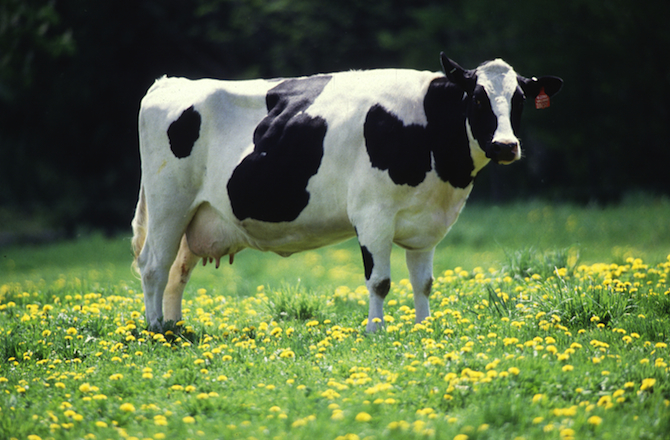
#> input picture animals-08.jpg, 670 x 440 px
$ python SeamCarver.py animals-08.jpg   (Python 2 division)
#> lines starting #> are read from the running program, lines starting #| are printed output that depends on the picture
from PIL import Image
import numpy as np
import sys
import time

#USE_OPENCL = False #serial computation
USE_OPENCL = True #GPU parallel computation

if USE_OPENCL: import pyopencl as cl

#helper function to find the mimimum value & index from the input list
# [10 lines left out: function get_min, not called in this run]

class SeamCarver:
   def __init__(self, img): #assume the image is RGB mode
      self.reset(img)
      if USE_OPENCL: self.initOpenCL()

   def initOpenCL(self):
      platforms = cl.get_platforms()
      gpus = platforms[0].get_devices(device_type=cl.device_type.GPU)
      self.max_work_group_size = gpus[0].max_work_group_size
      self.cl_ctx = cl.Context(devices=[gpus[0],])
      self.cl_queue = cl.CommandQueue(self.cl_ctx)
      print("using GPU from platform %s, device %s, max work group size %d" % (platforms[0], gpus[0], self.max_work_group_size))
      self.cl_prog = self.loadCLProgramFromFile('kernels.cl')
      print("successfully build OpenCL kernels")

   # [5 lines left out: function loadCLProgramFromFile, not called in this run]

   def reset(self, img):
      self.img = img
      self.width, self.height = self.img.size
      self.img_ar = np.array(self.img, np.uint32)
      self.r_img, self.g_img, self.b_img = self.img.split()

      #numpy array used by OpenCL:
      self.r_ar = np.array(self.r_img, dtype=np.uint32)
      self.g_ar = np.array(self.g_img, dtype=np.uint32)
      self.b_ar = np.array(self.b_img, dtype=np.uint32)

      #image array used by regular access:
      self.r = self.r_img.load()
      self.g = self.g_img.load()
      self.b = self.b_img.load()

   #return the dual gradient energy at given pixel
   # [27 lines left out: functions getDualGradientEnergy, getEnergyMap, not called in this run]

   #compute the energy map using OpenCL
   def getEnergyMapWithCL(self):
      energy = np.zeros((self.height, self.width), dtype=np.uint32)
      mf = cl.mem_flags
      in_r = cl.Buffer(self.cl_ctx, mf.READ_ONLY|mf.USE_HOST_PTR, hostbuf=self.r_ar)
      in_g = cl.Buffer(self.cl_ctx, mf.READ_ONLY|mf.USE_HOST_PTR, hostbuf=self.g_ar)
      in_b = cl.Buffer(self.cl_ctx, mf.READ_ONLY|mf.USE_HOST_PTR, hostbuf=self.b_ar)
      res = cl.Buffer(self.cl_ctx, mf.WRITE_ONLY, energy.nbytes)
      self.cl_prog.dualGradientEnergy(self.cl_queue, energy.shape, None, in_r, in_g, in_b, res)
      cl.enqueue_copy(self.cl_queue, energy, res)
      return energy

   #return a length of height array of the pixel x-index of the vertical seam
   # [28 lines left out: function findVerticalSeam, not called in this run]

   #find the vertical seam using OpenCL
   def findVerticalSeamWithOpenCL(self):
      before = time.time()
      energy_map_ar = self.getEnergyMapWithCL()
      after = time.time()
      #print("findVerticalSeamWithOpenCL: Take %.6f seconds to build energy map" % (after-before,))

      cumulated_energy = np.zeros(energy_map_ar.shape, dtype=np.uint32)
      paths = np.zeros(energy_map_ar.shape, dtype=np.uint32)

      mf = cl.mem_flags
      in_energy = cl.Buffer(self.cl_ctx, mf.READ_ONLY|mf.USE_HOST_PTR, hostbuf=energy_map_ar)
      res_cumulated = cl.Buffer(self.cl_ctx, mf.READ_WRITE, energy_map_ar.nbytes)
      res_paths = cl.Buffer(self.cl_ctx, mf.WRITE_ONLY, energy_map_ar.nbytes)
      for h in range(0, self.height):
         self.cl_prog.cumulateEnergyAndPath(self.cl_queue, (1, self.width), None, np.uint32(h), in_energy, res_cumulated, res_paths, global_offset=(h,0))
      cl.enqueue_copy(self.cl_queue, cumulated_energy, res_cumulated)
      cl.enqueue_copy(self.cl_queue, paths, res_paths)
      (m, bottom_x) = get_min(cumulated_energy[self.height-1])
      return self.findVerticalSeamFromBottomX(paths, bottom_x)

   #from the paths array, return the vertical seam based on the given bottom x
   # [28 lines left out: functions findVerticalSeamFromBottomX, removeVerticalSeam, removeVerticalSeamWithOpenCL, not called in this run]

   #save the img to a JPEG file
   def dumpImg(self, name):
      self.img.save(name, "JPEG")


#---------------- Main ---------------
def usage(prog):
   print("Usage: python %s <jpeg>" % prog)
   sys.exit(-1);

def main(argv):
   if len(argv) != 2: usage(argv[0])
   img = Image.open(argv[1])
#> img is the input picture: PIL image 670x440 RGB; mean R, G, B 89.6, 106.9, 67
   w,h = img.size
#> w = 670; h = 440
   new_w = w/2
#> new_w = 335

   #regular resizing
   img.resize((new_w, h), Image.BILINEAR).save("bilinear_resize_%dx%d.jpg" % (new_w, h), "JPEG")
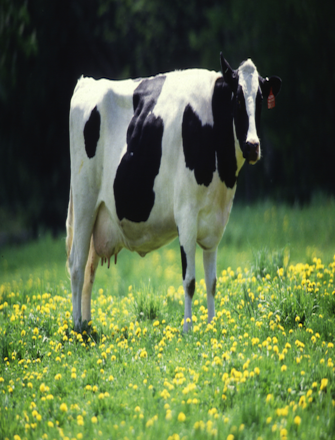
#> saved as bilinear_resize_335x440.jpg: PIL image 335x440 RGB; mean R, G, B 89.7, 106.9, 67.1

   #seam carving resizing
   carver = SeamCarver(img)
#> in reset, `self.r_img, self.g_img, self.b_img = self.img.split()`:
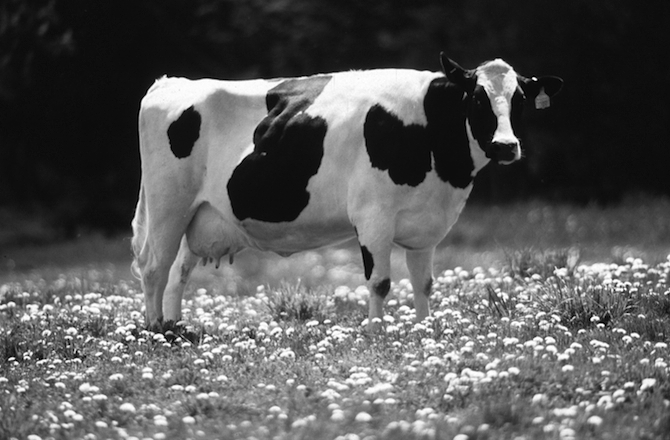
#> self.r_img: PIL image 670x440 L; min 0, max 255, mean 89.6
#> in reset, `self.r_img, self.g_img, self.b_img = self.img.split()`:
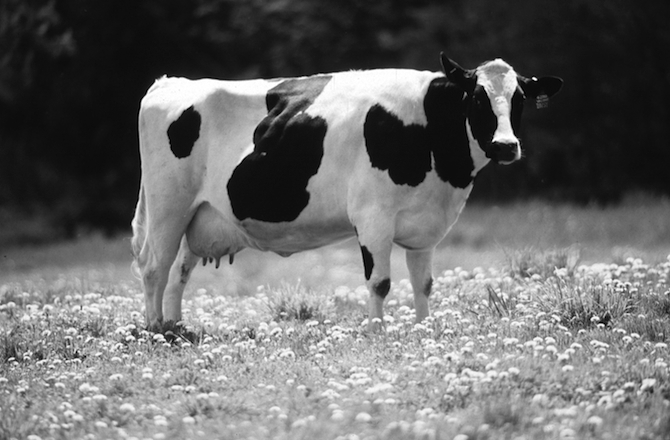
#> self.g_img: PIL image 670x440 L; min 0, max 255, mean 106.9
#> in reset, `self.r_img, self.g_img, self.b_img = self.img.split()`:
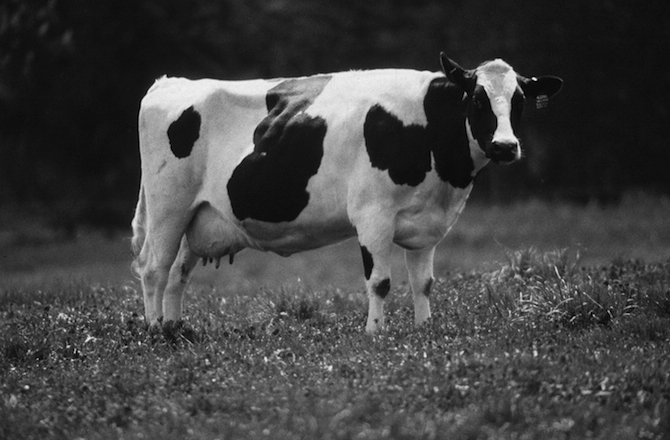
#> self.b_img: PIL image 670x440 L; min 0, max 241, mean 67
#> (the call stopped at in initOpenCL, `platforms = cl.get_platforms()`: pyopencl is not available in this run)
   columns_to_remove = w - new_w
#> columns_to_remove = 335

   begin = time.time()
   for i in range(0, columns_to_remove): #for each width that needs to be removed
      #1) Find the seam
      #print("iteration = %d, new_w = %d" % (i, new_w))
      before = time.time()
      if USE_OPENCL: vseam = carver.findVerticalSeamWithOpenCL()
      else: vseam = carver.findVerticalSeam()
      afterFindSeam = time.time()
      #print("Take %.6f seconds to find seam" % (afterFindSeam - before))

      #2) Remove the seam
      if USE_OPENCL: carver.removeVerticalSeamWithOpenCL(vseam)
      else: carver.removeVerticalSeam(vseam)
      afterRemoveSeam = time.time()
      #print("Take %.6f seconds to remove seam" % (afterRemoveSeam - afterFindSeam))

   end = time.time()
   device = "GPU" if USE_OPENCL else "CPU"
   print("Using %s : Take %.6f seconds to complete." % (device, end - begin))

   #save the final result
   carver.dumpImg("out_%s.jpg" % device)

if __name__ == "__main__":
#> (the run stopped early here; a loop or call above may not have finished)
